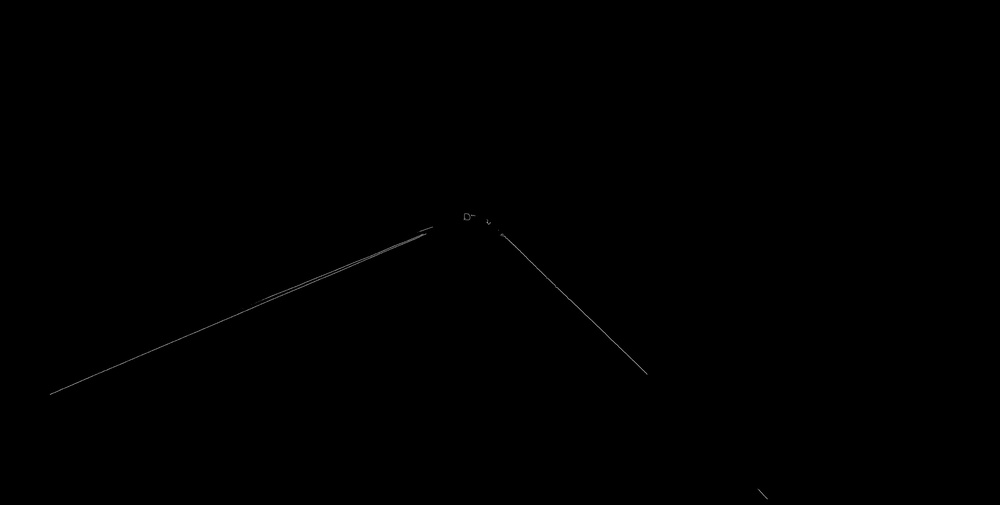
#> input picture opencv-bilibili/data2/masked_edge_image.jpg, 1000 x 505 px, shrunk from 3384 x 1710 before the run, found by its file name
$ python demo1.py
#> lines starting #> are read from the running program, lines starting #| are printed output that depends on the picture
import cv2
import numpy as np
import matplotlib.pyplot as plt


# 霍夫变换
edge_img = cv2.imread('data/masked_edge_image.jpg', cv2.IMREAD_GRAYSCALE)
#> edge_img is the input picture: shape (505, 1000); min 0, max 152, mean 0.2
lines = cv2.HoughLinesP(edge_img, 1, np.pi/180, 15, minLineLength=40, maxLineGap=20)
#> lines = 34 rows, first 6: [49, 393, 479, 210], [49, 394, 478, 212], [49, 390, 439, 225], [48, 397, 478, 215], [488, 217, 645, 374], [484, 216, 643, 375]
print(len(lines))  # 216条直线实际都表示的是同一条直线
#| 34

# 用matplotlib画出直线
for line in lines:
    x1, y1, x2, y2 = line[0]
    plt.plot([x1, x2], [y1, y2], 'r-')
#> this loop made 34 passes
#> (x1, y1, x2, y2) on passes 1 to 12: (49, 393, 479, 210), (49, 394, 478, 212), (49, 390, 439, 225), (48, 397, 478, 215), (488, 217, 645, 374), (484, 216, 643, 375), (50, 388, 432, 226), (476, 211, 615, 350), (492, 217, 649, 374), (474, 212, 612, 350), (161, 338, 430, 224), (50, 398, 429, 237)
plt.imshow(edge_img, cmap='gray')
plt.show()
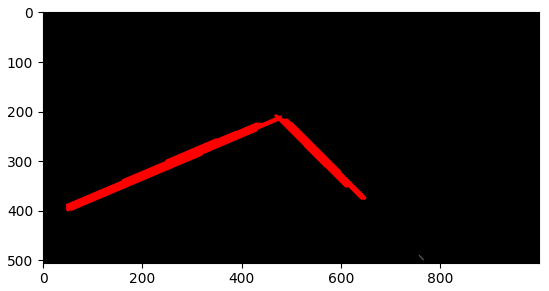
#> figure drawn by matplotlib, 1 panel

# 用斜率来过滤 合并 (实际只有2条直线)
def calculate_slope(line):
    x1, y1, x2, y2 = line[0]
    return (y2 - y1) / (x2 - x1)

# 分组：按照斜率分成两组车道线
left_lines = [line for line in lines if calculate_slope(line) > 0]
#> left_lines = 18 items, first 6: [[488, 217, 645, 374]], [[484, 216, 643, 375]], [[476, 211, 615, 350]], [[492, 217, 649, 374]], [[474, 212, 612, 350]], [[487, 217, 644, 374]]
right_lines = [line for line in lines if calculate_slope(line) < 0]
#> right_lines = 16 items, first 6: [[49, 393, 479, 210]], [[49, 394, 478, 212]], [[49, 390, 439, 225]], [[48, 397, 478, 215]], [[50, 388, 432, 226]], [[161, 338, 430, 224]]
print(len(left_lines), len(right_lines))
#| 18 16

# 去噪：离群值过滤 计算两组的平均斜率 若出现与平均斜率相差更大 则舍弃
def reject_abnormal_line(lines, threshold=0.1):
#> called with threshold = 0.1
    slopes = [calculate_slope(line) for line in lines]
#> slopes = [1, 1, 1, 1, 1, 1, 1, 1, 1, 1, 1, 1, 1, 1, 1, 1, 1, 1]
    while len(lines) > 0:
        mean = np.mean(slopes)
        diff = [abs(s - mean) for s in slopes]
        idx = np.argmax(diff)
        if diff[idx] > threshold:
            slopes.pop(idx)
            lines.pop(idx)
        else:
            break
#> this loop made 1 pass
#> (mean, diff, idx) on pass 1: (1, [0, 0, 0, 0, 0, 0, 0, 0, 0, 0, 0, 0, 0, 0, 0, 0, 0, 0], 0)
#> after the loop, lines has the same summary as left_lines outside reject_abnormal_line
    return lines

left_lines = reject_abnormal_line(left_lines)
right_lines = reject_abnormal_line(right_lines)
#> the loop in reject_abnormal_line (call 2), `while len(lines) > 0:` made 1 pass
#> (mean, idx) on pass 1: (-0.424, 14)
print(len(left_lines), len(right_lines))
#| 18 16

# 组内拟合：最小二乘拟合
def least_squares_fit(lines):
    """
    :param lines: 线段集合 [[x1,y1,x2,y2],...]
    :return: 直线的最小二乘拟合
    """
    # 取出所有坐标点
    x_coords = np.ravel([[line[0][0], line[0][2]] for line in lines])
#> x_coords = 36 values, max 649 at index 7, min 468 at index 24, mean 557.9
    y_coords = np.ravel([[line[0][1], line[0][3]] for line in lines])
#> y_coords = 36 values, max 375 at index 3, min 208 at index 18, mean 289.8

    # 进行直线拟合
    ploy = np.polyfit(x_coords, y_coords, deg=1)
#> ploy = [0.99, -262.8]

    # 根据多项式系数 计算直线上的点 唯一确定这条直线
    point_min = (np.min(x_coords),np.polyval(ploy,np.min(x_coords)))
#> point_min = (468, 200.8)
    point_max = (np.max(x_coords),np.polyval(ploy,np.max(x_coords)))
#> point_max = (649, 380)

    return np.array([point_min, point_max], dtype=np.int32)

left_line = least_squares_fit(left_lines)
#> left_line = [[468, 200], [649, 380]]
right_line = least_squares_fit(right_lines)
#> right_line = [[48, 392], [479, 208]]

img = cv2.imread('data/170927_063834858_Camera_5.jpg',cv2.IMREAD_COLOR)
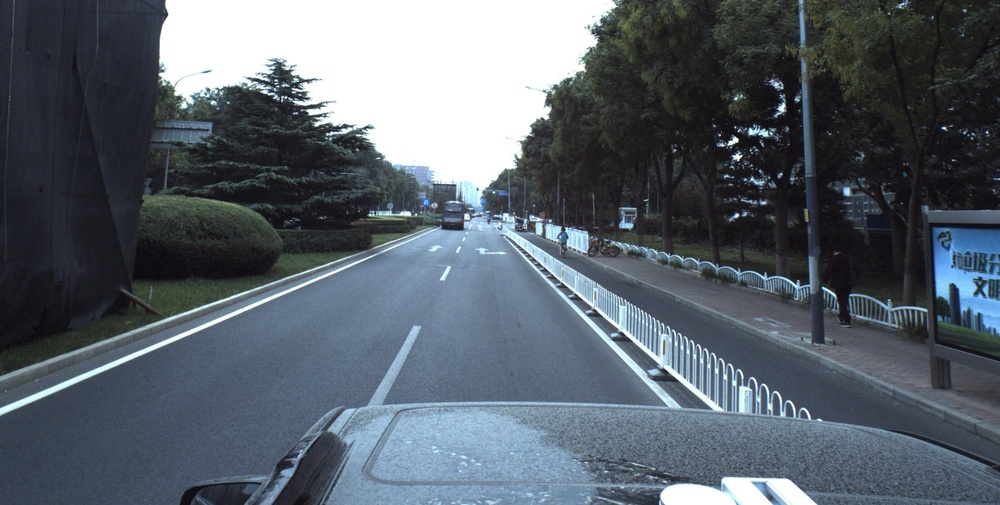
#> input picture opencv-bilibili/data2/170927_063834858_Camera_5.jpg, 1000 x 505 px, shrunk from 3384 x 1710 before the run, found by its file name
#> img is the input picture: shape (505, 1000, 3); mean B, G, R 106.8, 97.6, 88.7
cv2.line(img, tuple(left_line[0]), tuple(left_line[1]), (0, 0, 255), 2)
cv2.line(img, tuple(right_line[0]), tuple(right_line[1]), (0, 255, 0), 2)
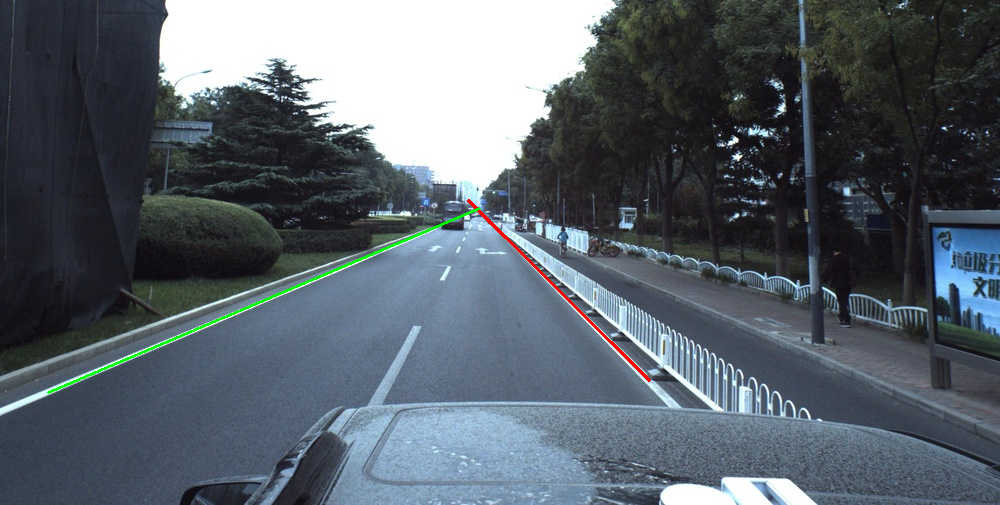
#> img: shape (505, 1000, 3); mean B, G, R 105.9, 97.4, 88.4
cv2.imshow('img', img)
cv2.waitKey(0)
